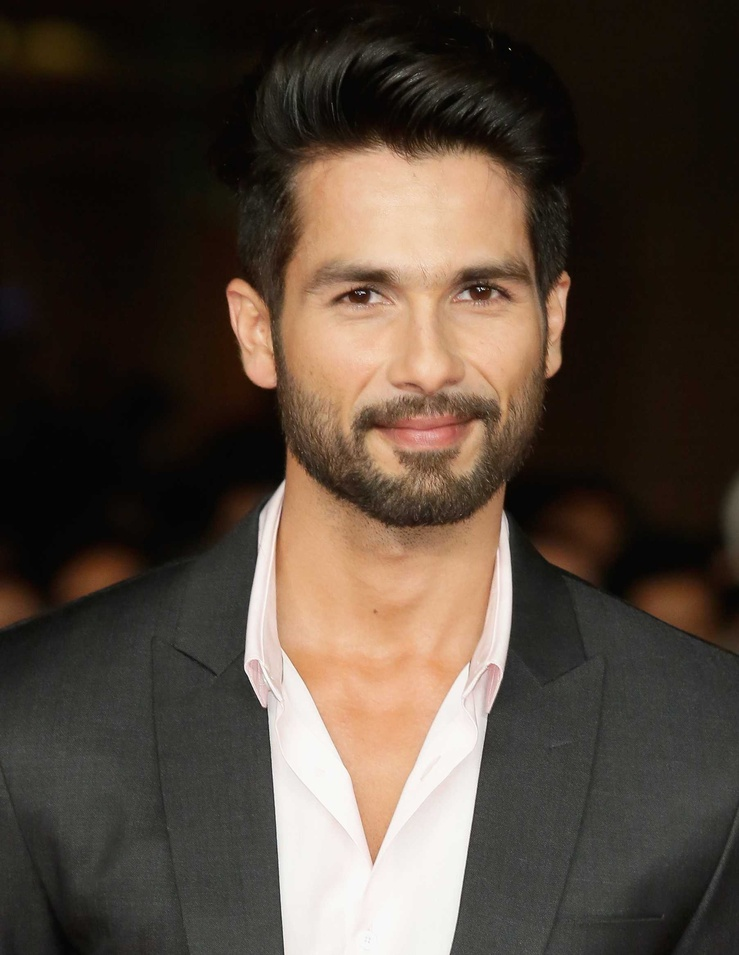
#> input picture GreatLearning/OpenCV/Images/img01.jpg, 739 x 955 px, shrunk from 1805 x 2331 before the run
$ python main.py
#> lines starting #> are read from the running program, lines starting #| are printed output that depends on the picture; after the words box and inside, x2 and y2 are one past the last pixel; in counts of white or black regions, pixels touching at a corner belong together
import cv2

# Make sure to download trained model from opencv github repo
trained_dataset = cv2.CascadeClassifier('../haarcascade_frontalface_default.xml')

'''Single face'''
# Let's read the image
img01 = cv2.imread(filename ='./img01.jpg')
#> img01 is the input picture: shape (955, 739, 3); mean B, G, R 57.7, 68.3, 81.2

# can detect both single & multiple faces
face = trained_dataset.detectMultiScale(image = cv2.cvtColor(img01, cv2.COLOR_BGR2GRAY))
#> face = [[305, 620, 133, 133], [253, 164, 338, 338]]
# Converting to grayscale coz it's dumb to read rgb lol!
print(face) # returns the face pos coordinates in array
#| [[305 620 133 133]
#|  [253 164 338 338]]


# to unpack a coordinates in list
for (x, y, h, w) in face:                                               # BGR & 255 max amount
    cv2.rectangle(img = img01, pt1 = (x, y), pt2 = (x + w, y + h), color = (255, 0, 0), thickness = 2 )
#> this loop made 2 passes
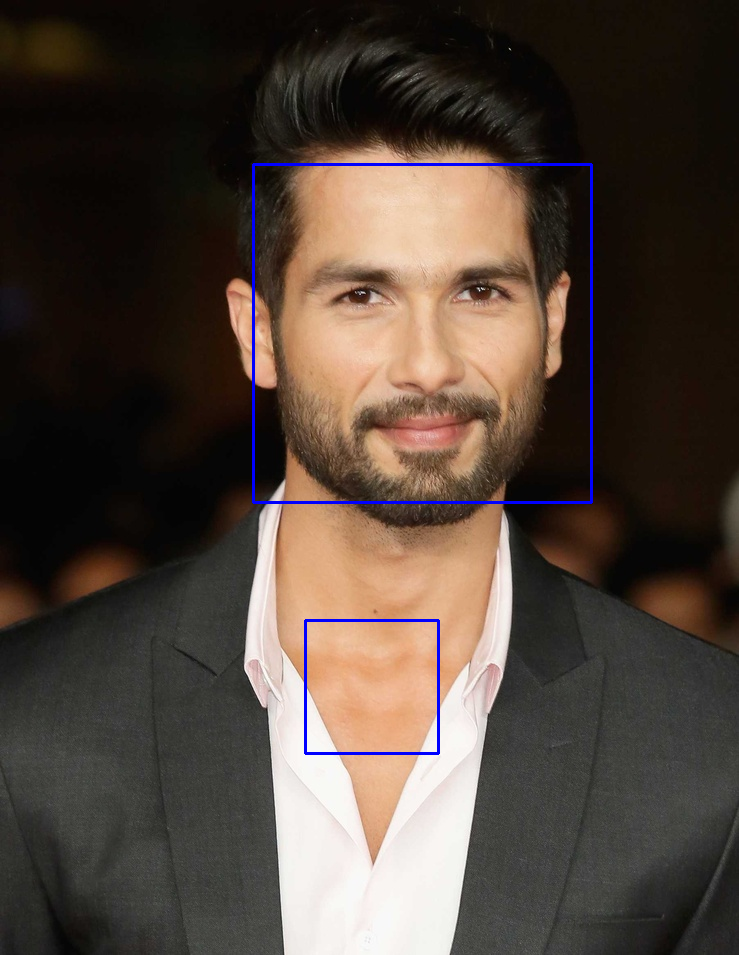
#> img01: shape (955, 739, 3); 0.8% of pixels changed, all inside (x1, y1, x2, y2) = (252, 163, 593, 755)

# to see an image
           # window name
cv2.imshow(winname='face detected', mat=img01) # this closes img in an instant
cv2.waitKey() # waits until you press any key


'''Multi face'''
img02 = cv2.imread(filename ='./img02.jpg')
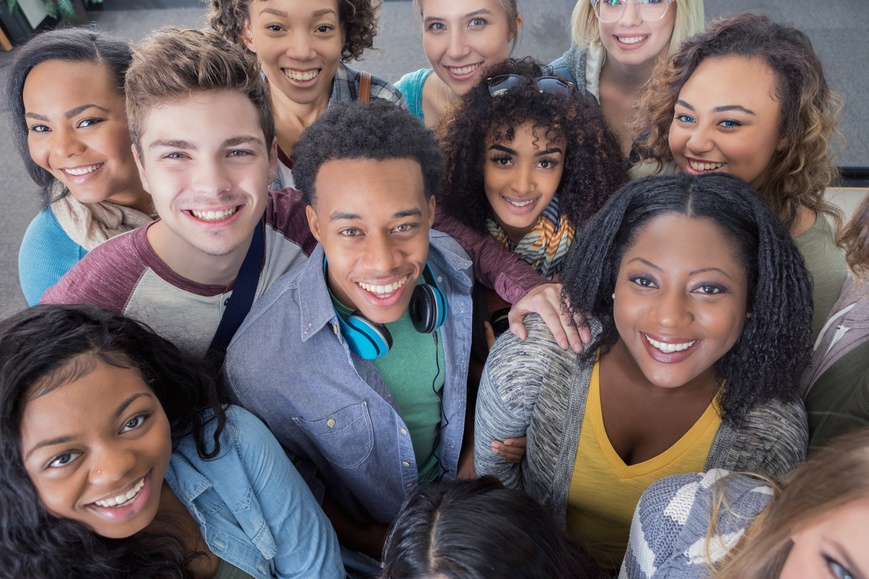
#> input picture GreatLearning/OpenCV/Images/img02.jpg, 869 x 579 px, shrunk from 2121 x 1414 before the run
#> img02 is the input picture: shape (579, 869, 3); mean B, G, R 100.7, 98.7, 110.1

multi_face = trained_dataset.detectMultiScale(image = cv2.cvtColor(src = img02, code = cv2.COLOR_BGR2GRAY))
#> multi_face = [[380, 517, 52, 52], [9, 82, 109, 109], [656, 87, 95, 95], [473, 124, 100, 100], [492, 280, 99, 99], [306, 173, 142, 142], [135, 96, 149, 149], [598, 227, 155, 155], [230, 200, 295, 295]]
print(multi_face)
#| [[380 517  52  52]
#|  [  9  82 109 109]
#|  [656  87  95  95]
#|  [473 124 100 100]
#|  [492 280  99  99]
#|  [306 173 142 142]
#|  [135  96 149 149]
#|  [598 227 155 155]
#|  [230 200 295 295]]

for (x, y, w, h) in multi_face:
    cv2.rectangle(img = img02, pt1 = (x, y), pt2 = (x + w, y + h), color = (255, 0, 0), thickness = 2)
#> this loop made 9 passes
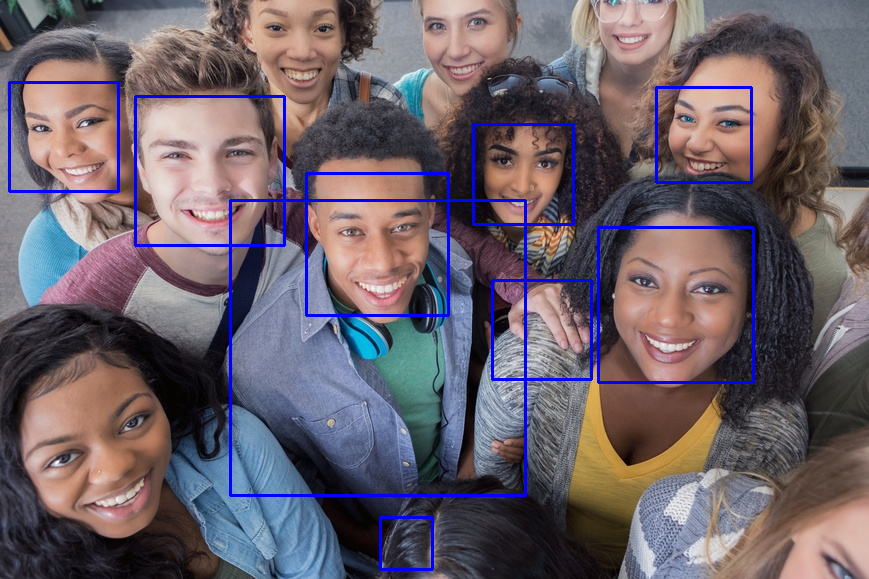
#> img02: shape (579, 869, 3); 2.83% of pixels changed, all inside (x1, y1, x2, y2) = (8, 81, 755, 571)

cv2.imshow(winname='mutiple faces', mat = img02)
cv2.waitKey()
